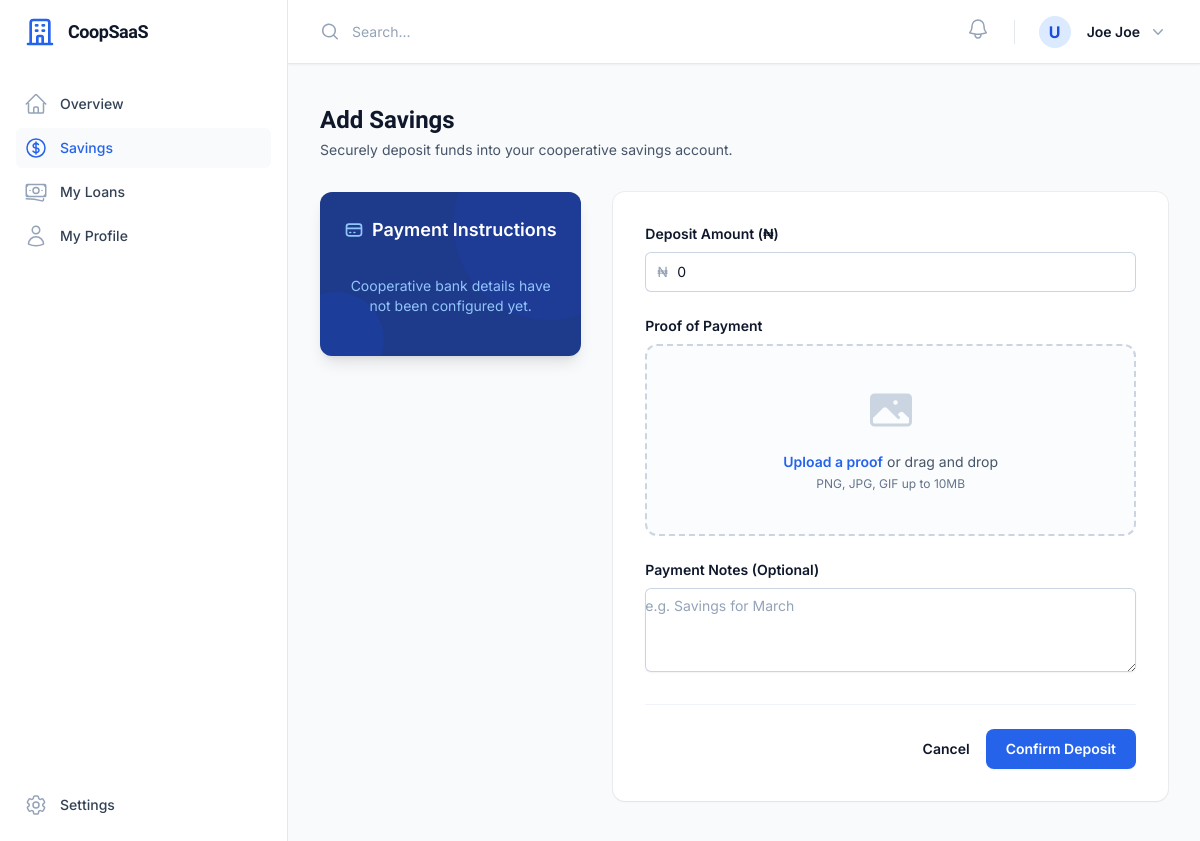
Page /contributions/deposit/ (signed in) on the earlier database version.
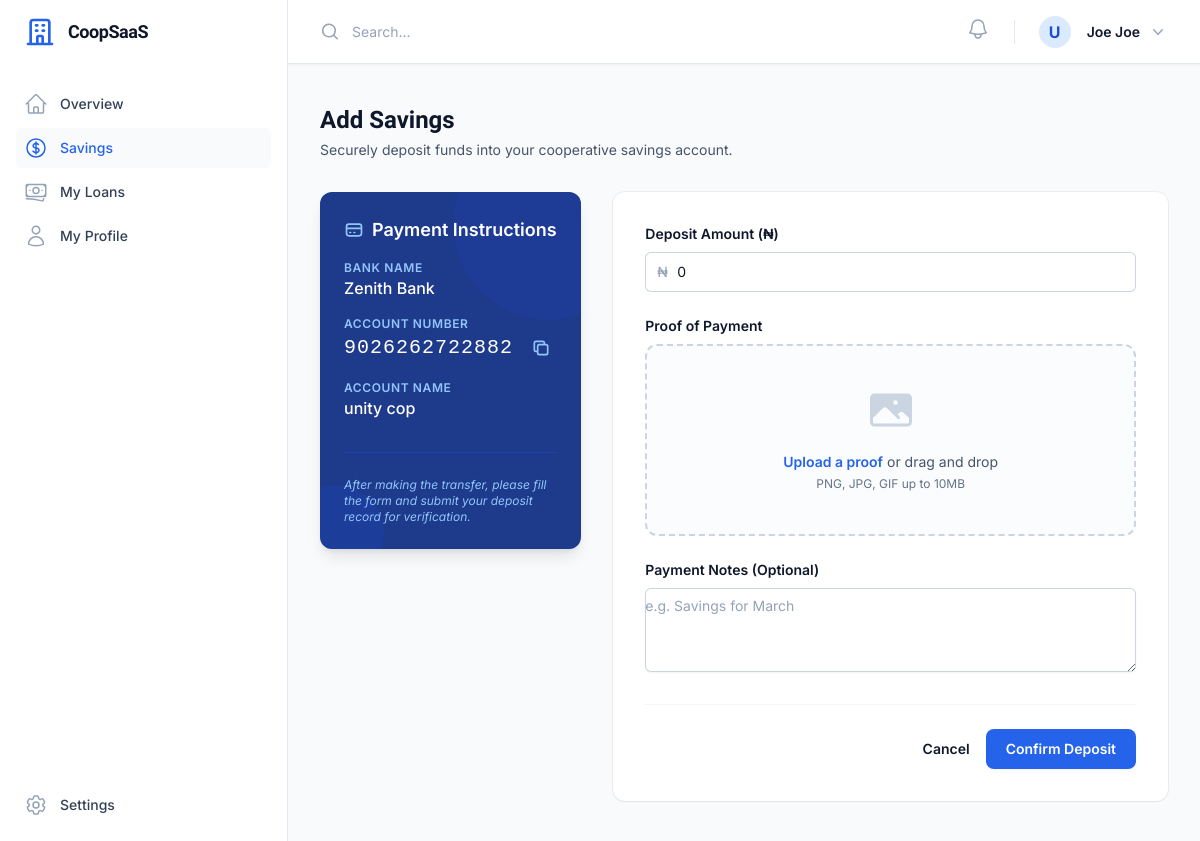
Same page on the later database version.
### apps/cooperatives/models.py (models this page shows, shortened)
class CooperativeSetting(models.Model):
    cooperative = models.OneToOneField(Cooperative, on_delete=models.CASCADE, related_name='settings')
    contribution_type = models.CharField(max_length=20, choices=ContributionType.choices, default=ContributionType.MONTHLY)
    default_contribution_amount = models.DecimalField(max_digits=12, decimal_places=2, default=0.00)
    allow_custom_contributions = models.BooleanField(default=True)
    savings_interest_rate = models.DecimalField(max_digits=5, decimal_places=2, default=0.00, help_text="Annual interest rate for savings")
    default_loan_interest_rate = models.DecimalField(max_digits=5, decimal_places=2, default=5.00)
    interest_calculation_type = models.CharField(
        max_length=20, choices=InterestCalculationType.choices, default=InterestCalculationType.FLAT
    )
    min_loan_amount = models.DecimalField(max_digits=12, decimal_places=2, default=0.00)
    max_loan_amount = models.DecimalField(max_digits=12, decimal_places=2, default=1000000.00)
    min_loan_duration_months = models.IntegerField(default=1)
    max_loan_duration_months = models.IntegerField(default=12)
    loan_eligibility_type = models.CharField(max_length=20, choices=LoanEligibilityType.choices, default=LoanEligibilityType.IMMEDIATE)
    min_contribution_months_required = models.IntegerField(default=0)
    repayment_frequency = models.CharField(max_length=20, choices=RepaymentFrequency.choices, default=RepaymentFrequency.MONTHLY)
    grace_period_days = models.IntegerField(default=0)
    penalty_type = models.CharField(max_length=20, choices=PenaltyType.choices, default=PenaltyType.FIXED)
    penalty_value = models.DecimalField(max_digits=12, decimal_places=2, default=0.00)
    penalty_frequency = models.CharField(max_length=20, choices=PenaltyFrequency.choices, default=PenaltyFrequency.ONETIME)
    allow_early_repayment = models.BooleanField(default=True)
    apply_early_repayment_discount = models.BooleanField(default=False)
    bank_name = models.CharField(max_length=100, null=True, blank=True)
    account_number = models.CharField(max_length=20, null=True, blank=True)
    account_name = models.CharField(max_length=255, null=True, blank=True)
    email_notifications = models.BooleanField(default=True)
    in_app_notifications = models.BooleanField(default=True)
    sms_notifications = models.BooleanField(default=False)

### apps/contributions/views.py (the view, shortened to what this page needs)
# urls.py: path('deposit/', MemberContributionCreateView.as_view(), name='deposit'),
class MemberContributionCreateView(LoginRequiredMixin, MemberRequiredMixin, CreateView):
    model = Contribution
    template_name = 'member/add_savings.html'
    fields = ['amount', 'notes', 'proof_of_payment']
    success_url = reverse_lazy('contributions:member_list')
    def get_context_data(self, **kwargs):
        context = super().get_context_data(**kwargs)
        context['settings'] = getattr(self.request.user.cooperative, 'settings', None)
        context['title'] = 'Add Savings'
        context['description'] = 'Record a new savings deposit to your ledger.'
        return context

### apps/members/views.py (called while the page is built)
    def test_func(self):
        return self.request.user.is_authenticated and self.request.user.role == UserRole.MEMBER

### apps/notifications/context_processors.py (called while the page is built)
def notification_context(request):
    if request.user.is_authenticated:
        unread_count = Notification.objects.filter(user=request.user, is_read=False).count()
        recent_notifications = Notification.objects.filter(user=request.user).order_by('-created_at')[:5]
        return {
            'unread_notifications_count': unread_count,
            'recent_notifications': recent_notifications,
            'pusher_key': getattr(settings, 'PUSHER_KEY', ''),
            'pusher_cluster': getattr(settings, 'PUSHER_CLUSTER', 'mt1'),
        }
    return {}

### templates/member/add_savings.html (shortened to what the changed rows need)
{% extends 'dashboard_base.html' %}
{% block content %}
<div class="mb-8">
    <h1 class="text-2xl font-bold font-display text-slate-900">Add Savings</h1>
</div>
<div class="grid grid-cols-1 gap-8 lg:grid-cols-3">
    <div class="lg:col-span-1 order-2 lg:order-1">
        <div class="rounded-xl bg-primary-900 p-6 text-white shadow-lg overflow-hidden relative">
            <div class="relative z-10">
                {% if settings.account_number %}
                <div class="space-y-4">
                    <div>
                        <p class="text-xs text-primary-300 uppercase tracking-wider font-semibold">Bank Name</p>
                        <p class="text-base font-medium">{{ settings.bank_name }}</p>
                    </div>
                    <div>
                        <p class="text-xs text-primary-300 uppercase tracking-wider font-semibold">Account Number</p>
                        <div class="flex items-center justify-between" x-data="{ copied: false }">
                            <p class="text-xl font-mono tracking-wider">{{ settings.account_number }}</p>
                            <button type="button"
                                @click="navigator.clipboard.writeText('{{ settings.account_number }}'); copied = true; setTimeout(() => copied = false, 2000)"
                                class="p-1.5 rounded-md hover:bg-primary-800 transition-colors relative"
                                title="Copy to clipboard">
                                <svg x-show="!copied" class="h-5 w-5 text-primary-300" fill="none" viewBox="0 0 24 24" stroke="currentColor">
                                    <path stroke-linecap="round" stroke-linejoin="round" stroke-width="2" d="M8 16H6a2 2 0 01-2-2V6a2 2 0 012-2h8a2 2 0 012 2v2m-6 12h8a2 2 0 002-2v-8a2 2 0 00-2-2h-8a2 2 0 00-2 2v8a2 2 0 002 2z" />
                                </svg>
                            </button>
                        </div>
                    </div>
                    <div>
                        <p class="text-xs text-primary-300 uppercase tracking-wider font-semibold">Account Name</p>
                        <p class="text-base font-medium">{{ settings.account_name }}</p>
                    </div>
                </div>
                <div class="mt-8 pt-6 border-t border-primary-800">
                    <p class="text-xs text-primary-300 italic">
                        After making the transfer, please fill the form and submit your deposit record for verification.
                    </p>
                </div>
                {% else %}
                <div class="py-4 text-center">
                    <p class="text-sm text-primary-300">Cooperative bank details have not been configured yet.</p>
                </div>
                {% endif %}
            </div>
        </div>
    </div>
</div>
{% endblock %}

Differences in the rows shown:
now on this page (row edited): CooperativeSetting: bank_name "Zenith Bank", account_number "9026262722882", account_name "unity cop"
changed CooperativeSetting: account_number empty → "9026262722882" (drawn)
Other differences:
text no longer shown: "Cooperative bank details have not been configured yet."
text now shown: "BANK NAME ACCOUNT NUMBER ACCOUNT NAME After making the transfer, please fill the form and submit your deposit record for verification."
